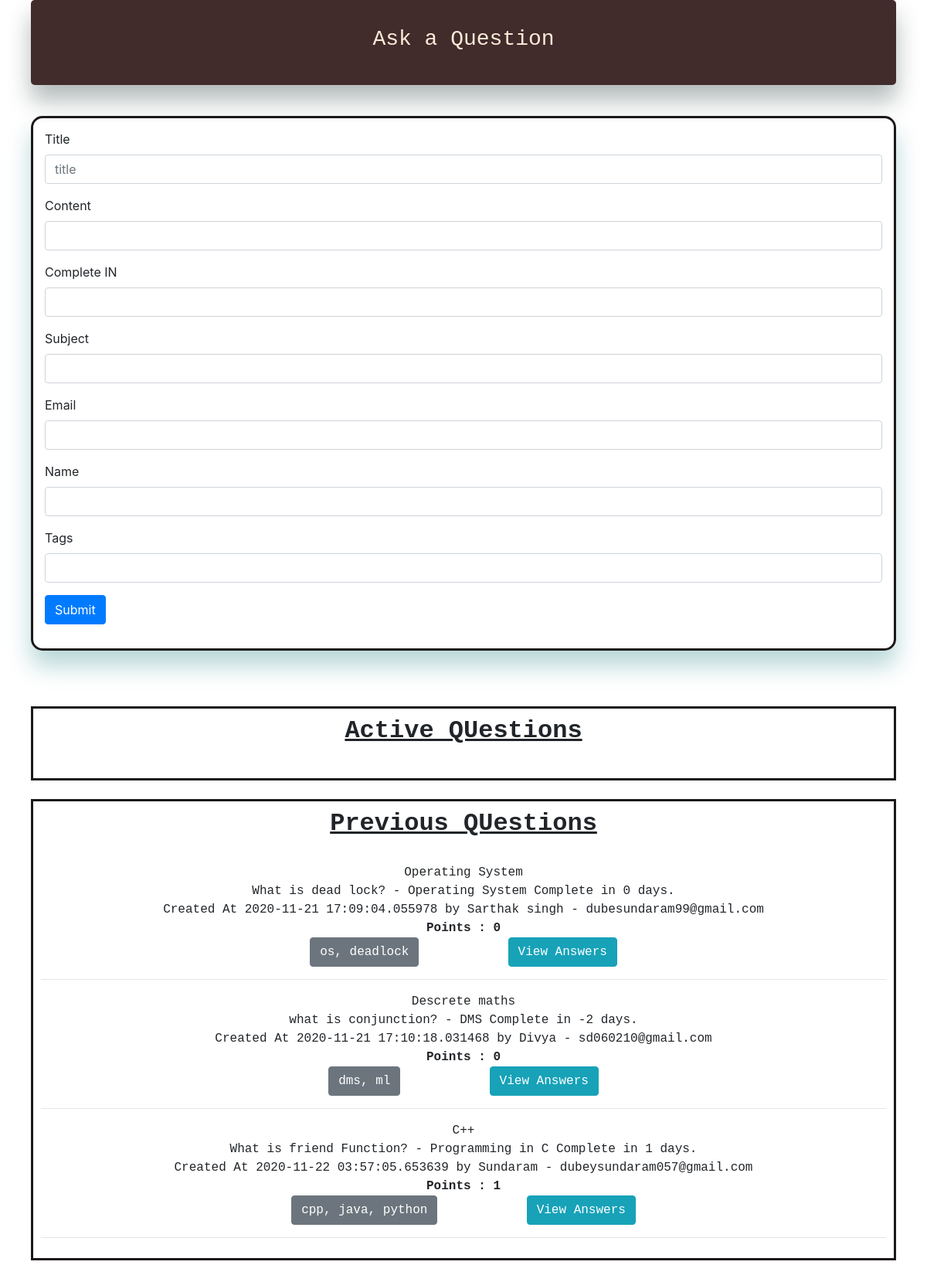
The app's page /all-questions with its own data.
### app.py (models this page shows, shortened)
class Todo(db.Model):
	id = db.Column(db.Integer, primary_key=True)
	title = db.Column(db.String(200), nullable=False)
	content = db.Column(db.String(2000), nullable=False)
	subject = db.Column(db.String(100))
	complete_in = db.Column(db.Integer, default=0)
	date_create = db.Column(db.DateTime, default=datetime.utcnow)
	email = db.Column(db.String(50))
	name = db.Column(db.String(100))
	tags = db.Column(db.String(100))
	points = db.Column(db.Integer(), default=0)

### app.py (the view)
@app.route('/all-questions', methods=['GET', 'POST'])
def allQuestions():
	if request.method == "POST":
		title = request.form["title"]
		task_content = request.form['content']
		complete_in = request.form["completetime"]
		subject = request.form["subject"]
		email= request.form["email"]
		name = request.form["std_name"]
		tags = request.form["tags"]
		new_task = Todo(title=title,content=task_content,subject=subject,complete_in=complete_in,email=email, name=name, tags=tags)
		try:
			db.session.add(new_task)
			db.session.commit()
			return redirect('/all-questions')
		except:
			return "there was an error in adding your task"
	else:
		tasks = Todo.query.order_by(Todo.date_create).all()
		new_tasks = []
		previous_tasks = []
		for i in tasks:
			if i.date_create + timedelta(days=i.complete_in) >  datetime.utcnow():
				new_tasks.append(i)
			else:
				previous_tasks.append(i)
		return render_template('allquestions.html', tasks=new_tasks, previous_tasks = previous_tasks)

### templates/allquestions.html (shortened to what this page needs)
{% include "base.html" %}
<Div style=" max-width: 70rem; margin: auto; margin-bottom: 5vh; background-color: rgb(65, 43, 43); color: antiquewhite; box-shadow: 0 20px 30px 0 rgba(1, 24, 24, 0.3);
    padding: 10px;
    border: inherit;
    border-radius: 5px;" class="heading">
  <h3 style="padding-top: 3vh; padding-bottom: 3vh; text-align: center; font-family: monospace;" > Ask a Question </h3>
</Div>
<div style="width: 100%;
    height: auto;
    max-width: 70rem;
    margin: auto; border: 3px solid rgb(29, 25, 25); border-radius: 15px;
box-shadow: 0 20px 30px 0 rgba(23, 121, 121, 0.3);">
<form style="padding: 15px 15px 15px 15px;" action="/all-questions" method="POST">
    <div class="form-group">
    <label for="exampleInputEmail1">Title</label>
    <input type="text" class="form-control" name="title" aria-describedby="emailHelp" placeholder="title" required="true">
  </div>
  <div class="form-group">
    <label for="exampleInputPassword1">Content</label>
    <input type="text" class="form-control" name="content" required="true">
  </div>
  <div class="form-group">
    <label for="exampleInputPassword1">Complete IN</label>
    <input type="number" class="form-control" name="completetime" required="true">
  </div>
  <div class="form-group">
    <label for="exampleInputPassword1">Subject</label>
    <input type="text" class="form-control" name="subject" required="true">
  </div>
  <div class="form-group">
    <label for="exampleInputPassword1">Email</label>
    <input type="text" class="form-control" name="email" required="true">
  </div>
  <div class="form-group">
    <label for="exampleInputPassword1">Name</label>
    <input type="text" class="form-control" name="std_name" required="true">
  </div>
  <div class="form-group">
    <label for="exampleInputPassword1">Tags</label>
    <input type="text" class="form-control" name="tags" required="true">
  </div>
  <button type="submit" class="btn btn-primary">Submit</button>
</form>
</div>
<div style="margin-top: 10vh;
    width: 100%;
    height: auto;
    max-width: 70rem;
    margin: auto; border: 3px solid rgb(29, 25, 25);
text-align: center; align-items: center;
font-family: monospace;">
<div style="padding: 10px 10px 10px 10px;">
<h2><b><u>Active QUestions</u></b></h2><br>
</div>
</div>
<div style="margin-top: 10vh;
    width: 100%;
    height: auto;
    max-width: 70rem;
    margin: auto; border: 3px solid rgb(29, 25, 25);
text-align: center; align-items: center;
font-family: monospace;">
<div style="padding: 10px 10px 10px 10px;">
<h2><b><u>Previous QUestions</u></b></h2><br>
{% for i in previous_tasks %}
    {{i.title}} <br>
    {{i.content}} - {{i.subject}}
    Complete in {{i.complete_in}} days.
    <br> Created At {{i.date_create}} by {{i.name}} - {{i.email}}<br>
    <b>Points : {{i.points}}</b>
    <br>
  <button type="button" class="btn btn-secondary">{{i.tags}}</button>
    &nbsp;&nbsp;&nbsp;&nbsp;&nbsp;&nbsp;&nbsp;&nbsp;&nbsp;&nbsp;&nbsp;<a class="btn btn-info" href="/detail/{{i.id}}">View Answers</a>
    <br><hr>
{% endfor %}
</div>
</div>

### records on screen
Todo: title "Operating System", content "What is dead lock?", subject "Operating System", complete_in "0", date_create "2020-11-21 17:09:04.055978", name "Sarthak singh", email "dubesundaram99@gmail.com", points "0", tags "os, deadlock"
Todo: title "Descrete maths", content "what is conjunction?", subject "DMS", complete_in "-2", date_create "2020-11-21 17:10:18.031468", name "Divya", email "sd060210@gmail.com", points "0", tags "dms, ml"
Todo: title "C++", content "What is friend Function?", subject "Programming in C", complete_in "1", date_create "2020-11-22 03:57:05.653639", name "Sundaram", email "dubeysundaram057@gmail.com", points "1", tags "cpp, java, python"
